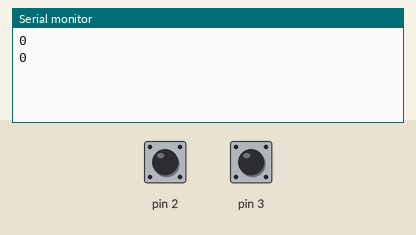
A sketch run on a simulated Arduino Uno, built with avr-gcc and run on an emulated ATmega328P. Parts: the last lines printed to the serial monitor. Inputs (shaded band) come from the test bench; at power-on: pin 2 HIGH, pin 3 HIGH.

Above: at 1.2 s.
1.3 s: pin 2 pulled LOW for 0.15 s
At 2.7 s:
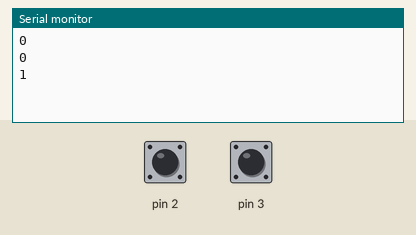
2.9 s: pin 2 pulled LOW for 1 s
At 3.8 s:
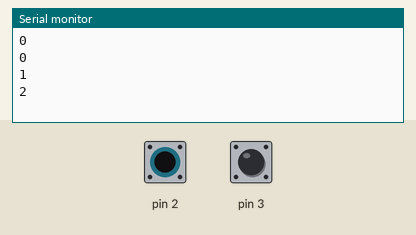
Timing chart, 0 to 5.9 s (numbered marks = the images above; inputs shaded):
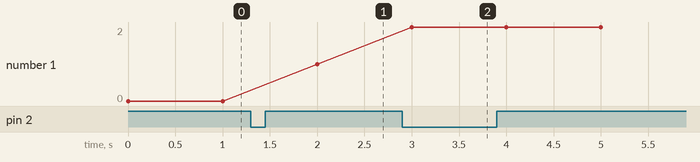

Measured:
- after the input at 1.3 s, the serial monitor: prints a new line after 0.70 s (image 1)
- after the input at 2.9 s, the serial monitor: prints a new line after 0.10 s (image 2)
- plotted number 1: 0 → 1 after the input at 1.3 s, 1 → 2 after the input at 2.9 s

The sketch:

tehtava1_viikkotehtava3.ino
```cpp
volatile int counter = 0;
void setup() {
  pinMode(2, INPUT_PULLUP);
  pinMode(3, INPUT_PULLUP);

  attachInterrupt(digitalPinToInterrupt(2), increaseCounter, FALLING);
  attachInterrupt(digitalPinToInterrupt(3), decreaseCounter, FALLING);

  Serial.begin(9600);
}

void loop() {
  Serial.println(counter);
  delay(1000);
  }


void increaseCounter() {
  counter++;  // Kasvatetaan muuttujaa napin painalluksesta (pinni 2)
}

void decreaseCounter() {
  counter--;  // Vähennetään muuttujaa napin painalluksesta (pinni 3)
}
```
